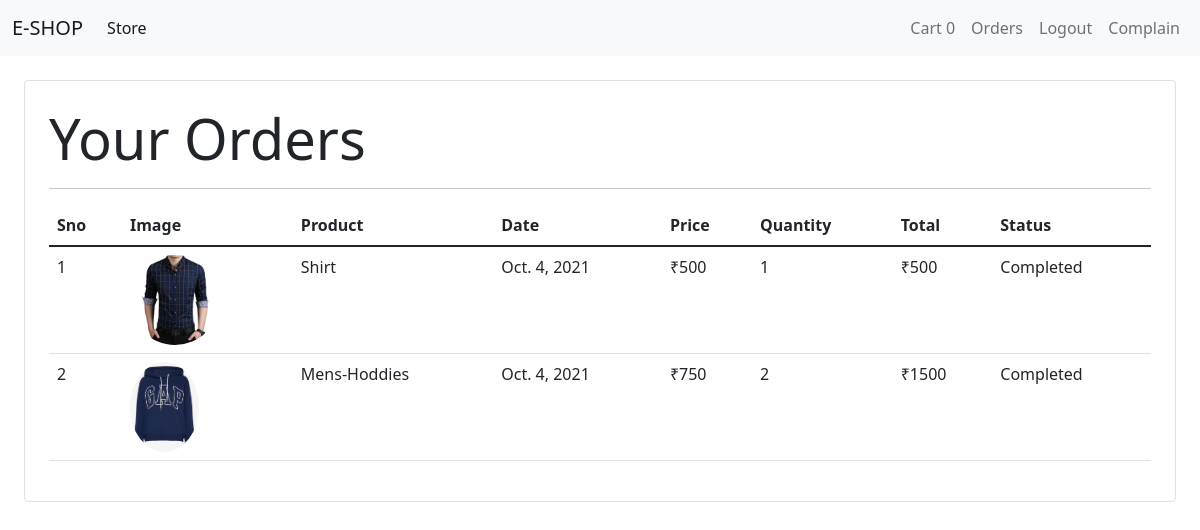
/orders (signed in), run on the app's committed database.
### store/models/orders.py (models this page shows, shortened)
class Order(models.Model):
    product=models.ForeignKey(Product,on_delete=models.CASCADE)
    customer=models.ForeignKey(Customer,on_delete=models.CASCADE)
    quantity=models.IntegerField(default=1)
    price=models.IntegerField()
    address=models.CharField(max_length=50,default="",blank=True)
    phone=models.CharField(max_length=50,default="",blank=True)
    date=models.DateField(default=datetime.datetime.today)
    status=models.BooleanField(default=False)
    @staticmethod
    def get_orders_by_customer(customer_id):
       return Order.\
           objects.\
           filter(customer=customer_id)\
           .order_by('-date')

### store/models/product.py (models this page shows, shortened)
class Product(models.Model):
    name=models.CharField(max_length=50)
    price=models.IntegerField(default=0) #price not given then taken as 0
    description=models.CharField(max_length=200,default='',null=True,blank=True)
    category=models.ForeignKey(Category,on_delete=models.CASCADE,default=1)
    image=models.ImageField(upload_to='uploads/products/')#image will be saved to products folder

### store/views/orders.py (the view)
# urls.py: path('orders', OrderView.as_view(), name='orders'),
class OrderView(View):
    @method_decorator(auth_middleware)
    def get(self,request):
        customer=request.session.get('customer')
        orders=Order.get_orders_by_customer(customer)
        print(orders)
        orders=orders.reverse()
        return render(request,'orders.html',{'orders':orders})

### store/templatetags/custom_filter.py (called while the page is built)
@register.filter(name='currency')
def currency(number):
    return "₹"+str(number)

@register.filter(name='multiply')
def multiply(number,number1):
    return number* number1

### store/templates/orders.html
{% extends 'base.html' %}
{% block content %}
{% load cart %}
{%load custom_filter %}
<div clas s="container">
    <div class="border border rounded p-4 m-4">
       <p class="display-4 pl-4 ml-4">Your Orders</p>
       <hr>
        <table class="table">
            <thead>
                <tr>
                    <th>Sno</th>
                    <th>Image</th>
                    <th>Product</th>
                    <th>Date</th>
                    <th>Price</th>
                    <th>Quantity</th>
                    <th>Total</th>
                    <th>Status</th>
                </tr>
            </thead>
            <tbody>
                {% for order in orders %}
                <tr>
                    <td >{{forloop.counter}}</td>
                    <td><img  style="height:90px" class="rounded-circle" src="{{order.product.image.url}}"></td>
                    <td>{{order.product.name}}</td>
                    <td>{{order.date}}</td>
                    <td>{{order.price|currency}}</td>
                    <td>{{order.quantity}}</td>
                    <td>{{order.quantity|multiply:order.price|currency}}</td>
                   {% if order.status %}
                   <td>Completed</td>
                    {% else %}
                    <td>Pending</td>
                    {% endif %}
                </tr>
                {% endfor %}
            </tbody>
        </table>
    </div>
</div>
{% endblock %}

### data on the page
Order: product.image (picture), product.name "Shirt", date "Oct. 4, 2021", price "₹500", quantity "1", quantity|multiply "₹500", status "Completed"
Order: product.image (picture), product.name "Mens-Hoddies", date "Oct. 4, 2021", price "₹750", quantity "2", quantity|multiply "₹1500", status "Completed"

### other printed values
{{ request.session.cart.keys|length }} "0"
